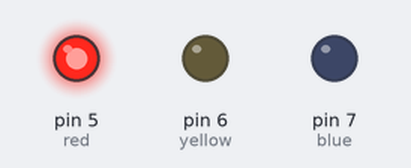
The sketch below on a simulated Arduino Uno, built with avr-gcc and run on an emulated ATmega328P. Shown: output pins drawn as LEDs (lit = HIGH).

Above: at 0.5 s.
At 1.6 s:
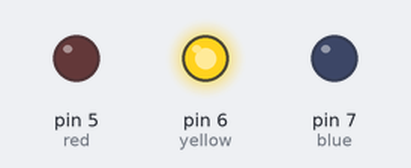
At 3.25 s:
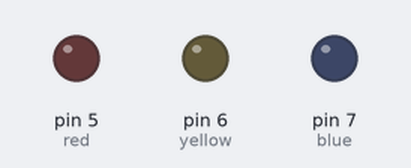
At 6.0 s:
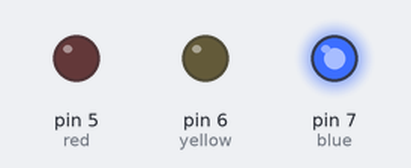
Timing chart, 0 to 7.6 s (numbered marks = the images above):
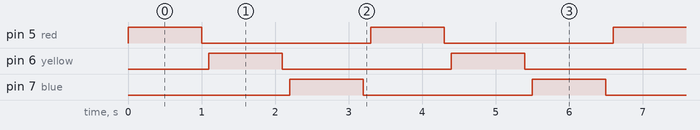

The sketch:

1_LED.ino
```cpp
int blue = 7;
int yellow = 6;
int red = 5;

void setup()
{
  pinMode(red, OUTPUT);
  pinMode(yellow, OUTPUT);
  pinMode(blue, OUTPUT);
}

void loop() {
  digitalWrite(red, HIGH);
  delay(1000);
  digitalWrite(red, LOW);
  delay(100);
  digitalWrite(yellow, HIGH);
  delay(1000);
  digitalWrite(yellow, LOW);
  delay(100);
  digitalWrite(blue, HIGH);
  delay(1000);
  digitalWrite(blue, LOW);
  delay(100);
}
```

Measured:
- by itself, pin 5 (red), pin 6 (yellow), pin 7 (blue): alternates HIGH for 1.0 s and LOW for 2.3 s
- by itself, everything shown: repeats every 3.3 s, in 6 steps
